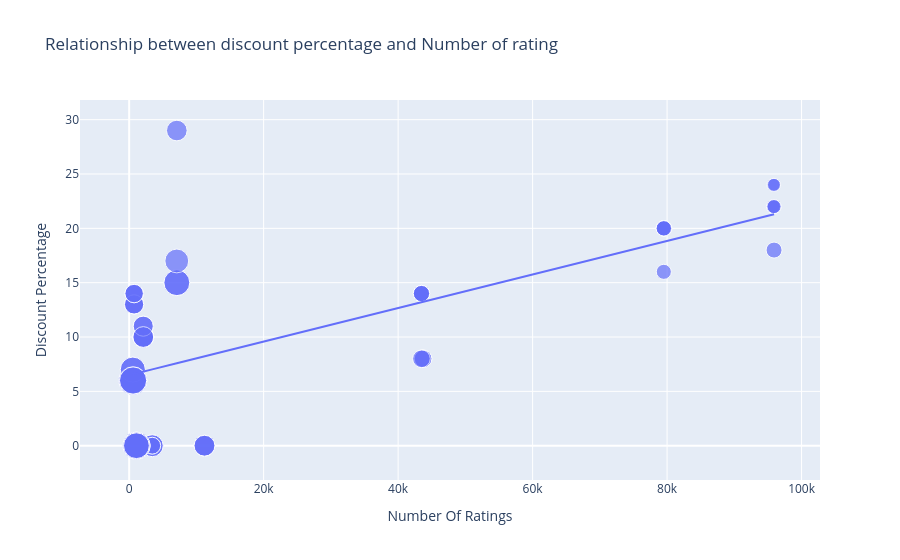

Source (notebook cell):
### Code cell
# Creating a scatter plot to show relationship between number of ratings and discount percentage
# x = Number of Ratings, y = Discount Percentage
# size = bubble size based on Sale Price
# trendline = "ols" adds a straight line showing the overall trend
figure = px.scatter(data_frame=data, x="Number Of Ratings", y="Discount Percentage", size="Sale Price", trendline="ols",
                    title="Relationship between discount percentage and Number of rating")

# Displaying the chart
figure.show()

### Figure 1 — Plotly figure (JSON) as saved in the notebook; plotly's stock layout.template omitted (floating-point values rounded to 4 significant figures)
{"data": [{"hovertemplate": "Number Of Ratings=%{x}<br>Discount Percentage=%{y}<br>Sale Price=%{marker.size}<extra></extra>", "legendgroup": "", "marker": {"color": "#636efa", "size": [49900, 84900, 84900, 77000, 77000, 49900, 49900, 77000, 89900, 41999, 39999, 41999, 41999, 41999, 131900, 117100, 131900, 117100, 74999, 117900, 117100, 117900, 99900, 44999, 140900, 130900, 64900, 120900, 59900, 75900, 110900, 130900, 120900, 64900, 64900, 75900, 75900, 120900, 59900, 120900, 75900, 140900, 70900, 70900, 75900, 59900, 110900, 120900, 130900, 130900, 54999, 54999, 29999, 34999, 34999, 34999, 54999, 29999, 46999, 46999, 46999, 46999], "sizemode": "area", "sizeref": 352.2, "symbol": "circle"}, "mode": "markers", "name": "", "orientation": "v", "showlegend": false, "type": "scatter", "x": [3431, 3431, 3431, 11202, 11202, 3431, 3431, 11202, 1454, 79512, 79512, 79582, 79512, 79512, 1078, 1078, 1078, 1078, 7088, 7088, 1078, 7088, 7081, 95909, 542, 580, 740, 545, 740, 2101, 545, 580, 580, 730, 730, 2101, 2101, 580, 740, 580, 2092, 545, 2101, 2092, 2101, 740, 545, 580, 580, 580, 43707, 43707, 95807, 95909, 95807, 95909, 43470, 95909, 43470, 43470, 43470, 43470], "xaxis": "x", "y": [0, 0, 0, 0, 0, 0, 0, 0, 0, 20, 16, 20, 20, 20, 0, 0, 0, 0, 29, 15, 0, 15, 17, 18, 6, 6, 13, 6, 14, 10, 7, 6, 6, 13, 13, 10, 10, 6, 14, 6, 10, 6, 11, 11, 10, 14, 7, 6, 6, 6, 8, 8, 24, 22, 22, 22, 8, 24, 14, 14, 14, 14], "yaxis": "y"}, {"hovertemplate": "<b>OLS trendline</b><br>Discount Percentage = 0.000154292 * Number Of Ratings + 6.49233<br>R<sup>2</sup>=0.468988<br><br>Number Of Ratings=%{x}<br>Discount Percentage=%{y} <b>(trend)</b><extra></extra>", "legendgroup": "", "marker": {"color": "#636efa", "symbol": "circle"}, "mode": "lines", "name": "", "showlegend": false, "type": "scatter", "x": [542, 545, 545, 545, 545, 580, 580, 580, 580, 580, 580, 580, 580, 730, 730, 740, 740, 740, 740, 1078, 1078, 1078, 1078, 1078, 1454, 2092, 2092, 2101, 2101, 2101, 2101, 2101, 3431, 3431, 3431, 3431, 3431, 7081, 7088, 7088, 7088, 11202, 11202, 11202, 43470, 43470, 43470, 43470, 43470, 43707, 43707, 79512, 79512, 79512, 79512, 79582, 95807, 95807, 95909, 95909, 95909, 95909], "xaxis": "x", "y": [6.576, 6.576, 6.576, 6.576, 6.576, 6.582, 6.582, 6.582, 6.582, 6.582, 6.582, 6.582, 6.582, 6.605, 6.605, 6.607, 6.607, 6.607, 6.607, 6.659, 6.659, 6.659, 6.659, 6.659, 6.717, 6.815, 6.815, 6.816, 6.816, 6.816, 6.816, 6.816, 7.022, 7.022, 7.022, 7.022, 7.022, 7.585, 7.586, 7.586, 7.586, 8.221, 8.221, 8.221, 13.2, 13.2, 13.2, 13.2, 13.2, 13.24, 13.24, 18.76, 18.76, 18.76, 18.76, 18.77, 21.27, 21.27, 21.29, 21.29, 21.29, 21.29], "yaxis": "y"}], "layout": {"legend": {"itemsizing": "constant", "tracegroupgap": 0}, "title": {"text": "Relationship between discount percentage and Number of rating"}, "xaxis": {"anchor": "y", "domain": [0, 1], "title": {"text": "Number Of Ratings"}}, "yaxis": {"anchor": "x", "domain": [0, 1], "title": {"text": "Discount Percentage"}}}}
